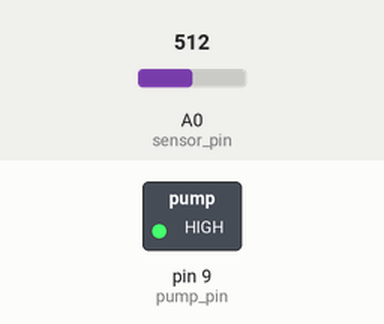
This sketch was run on a simulated Arduino Uno, built with avr-gcc and run on an emulated ATmega328P. Shown: switched loads named in the sketch (green lamp = pin HIGH). The inputs (shaded band) are chosen by the test bench; at power-on: A0 (sensor_pin) = 512. What the sketch prints to the serial monitor is not drawn.

Above: at 3.2 s.
3.3 s: A0 (sensor_pin) set to 540
5.2 s: A0 (sensor_pin) set to 565
At 7.5 s:
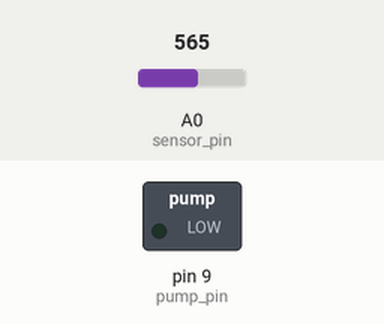
8.6 s: A0 (sensor_pin) set to 511
At 9.9 s:
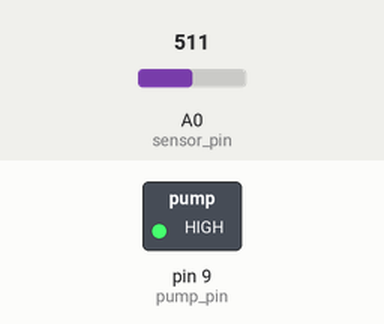
10.5 s: A0 (sensor_pin) set to 560
At 12.4 s:
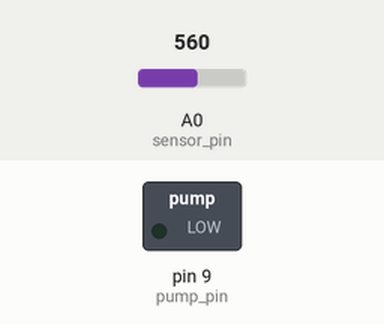
Timing chart, 0 to 13.6 s (numbered marks = the images above; inputs shaded):
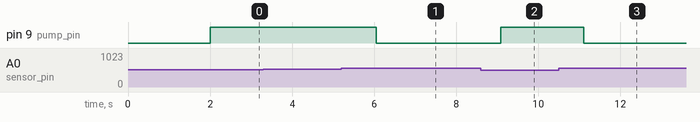

The sketch:

Micro_Project.ino
```cpp
int sensor_pin = A0;
int pump_pin = 9;
int output_value = 0;
int moisture_level = 0;

void setup() {
  pinMode(pump_pin, OUTPUT);
  Serial.begin(9600);
  Serial.println("Reading from the Moisture sensor...");
  delay(2000);
}

void loop() {
  output_value = analogRead(sensor_pin);

  // Convert raw sensor value to moisture percentage
  // Assuming 1023 = completely dry (0% moisture), 0 = fully wet (100% moisture)
  moisture_level = map(output_value, 1023, 0, 0, 100);
  moisture_level = constrain(moisture_level, 0, 100);  // Keep within 0-100%

  // Print raw value and moisture percentage for calibration
  Serial.print("Raw Sensor Value: ");
  Serial.print(output_value);
  Serial.print("  |  Moisture Level: ");
  Serial.print(moisture_level);
  Serial.println("%");

  // You can calibrate these thresholds based on your soil:
  // Dry ~> 550-1023, Wet ~< 300-500 (depends on your sensor and soil)
  if (output_value > 550) {
    // Soil is dry – start watering
    digitalWrite(pump_pin, LOW);  // Assuming LOW activates pump
    Serial.println("Soil is dry – Watering ON");
  } else {
    // Soil is wet – stop watering
    digitalWrite(pump_pin, HIGH); // Assuming HIGH deactivates pump
    Serial.println("Soil is wet – Watering OFF");
  }

  delay(1000);  // Delay between readings
}
```

Measured:
- the behaviour switches between 550 and 551 on A0 (sensor_pin) (found by bisection; images 0 and 1)
- after the input at 3.3 s, every drawn part: stays the same
- after the input at 5.2 s, pin 9 (pump_pin): HIGH → LOW after 0.85 s
- after the input at 8.6 s, pin 9 (pump_pin): LOW → HIGH after 0.49 s
- after the input at 10.5 s, pin 9 (pump_pin): HIGH → LOW after 0.61 s
